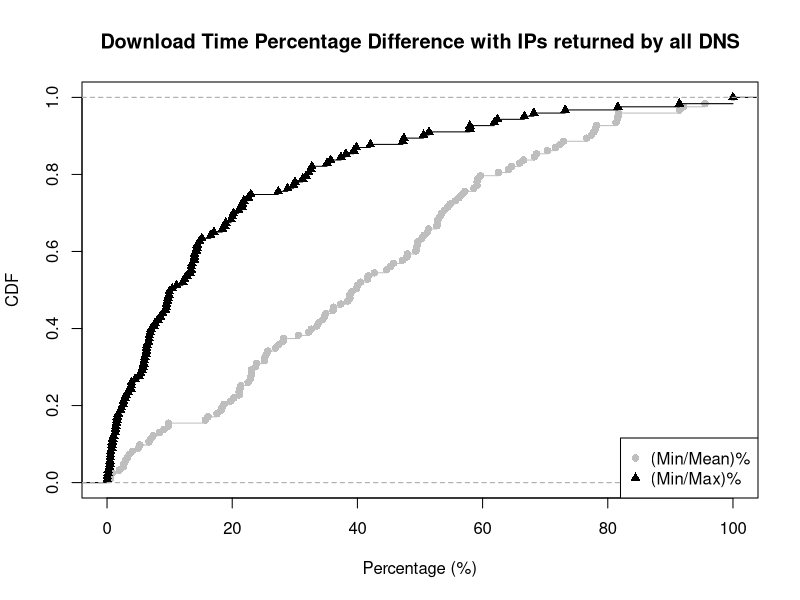

Recreate this plot in R.
mean_min <- c(53.440395, 45.754095, 36.111111, 2.694136, 3.258656, 34.954729, 47.197989, 81.533101, 68.614046, 76.636255, 58.619269, 59.270293, 22.538976, 18.678761, 4.038804, 55.657048, 45.303053, 39.151860, 23.057306, 18.364067, 21.231698, 81.325301, 3.556662, 40.000000, 64.138144, 2.600780, 77.786318, 38.474785, 23.047035, 40.510229, 22.998325, 20.224853, 23.741007, 41.721854, 34.767340, 44.676332, 72.390110, 22.897527, 64.667336, 5.022537, 52.893092, 33.540373, 25.183330, 38.795004, 28.098932, 56.713741, 95.530474, 100.000000, 51.357733, 52.802869, 27.429238, 28.183283, 57.168509, 70.364259, 53.914692, 65.943098, 34.467540, 36.172249, 59.110124, 8.376563, 59.113300, 1.950827, 62.536873, 71.654676, 19.755446, 42.704626, 49.639372, 6.699964, 53.201022, 56.241222, 38.795630, 9.785933, 7.373317, 0.457883, 30.560112, 21.110899, 54.442270, 15.700620, 50.302398, 50.655580, 66.552316, 2.912206, 72.915320, 32.205368, 54.838710, 39.841325, 32.621817, 49.404642, 21.360284, 17.570536, 100.000000, 5.234793, 0.552692, 9.100539, 78.048780, 33.789330, 9.832776, 51.184196, 25.690141, 26.904148, 52.691218, 81.708945, 37.364666, 59.675210, 77.385159, 25.213060, 49.697885, 18.184644, 91.457286, 68.282512, 47.964379, 78.183613, 25.429975, 41.635688, 92.126910, 47.904192, 81.655960, 16.130204, 0.818202, 49.340574, 7.001167, 21.105027, 23.869831)

max_min <- c(21.649485, 13.584906, 12.360179, 0.609756, 0.900901, 5.574516, 13.443396, 62.400000, 21.826809, 51.437700, 35.135135, 9.518773, 8.880309, 2.311436, 0.553506, 42.087912, 18.417266, 18.949672, 6.313282, 3.306276, 5.860006, 68.181818, 0.386548, 2.857143, 39.408867, 0.787402, 50.549451, 2.232729, 3.780864, 8.120008, 3.900004, 2.617801, 9.649123, 13.432836, 19.819820, 9.379968, 47.264574, 7.500000, 17.060367, 1.294118, 21.577089, 14.386189, 7.680768, 12.113796, 5.330372, 31.797235, 91.443388, 100.000000, 28.855721, 13.998943, 13.276836, 4.479578, 14.249748, 18.803419, 38.164251, 35.731415, 11.101940, 9.929078, 13.966480, 6.300006, 22.556391, 0.533144, 15.142857, 47.428571, 3.037587, 31.250000, 20.038536, 1.420001, 29.806688, 39.861377, 14.783227, 3.861004, 1.788040, 0.020296, 5.127399, 1.610601, 32.721713, 1.645207, 13.987474, 9.895052, 37.379576, 0.196657, 30.031949, 5.742821, 2.564103, 27.363184, 0.470000, 6.621227, 6.052632, 0.850001, 100.000000, 1.502048, 0.064967, 0.762829, 57.971014, 12.751678, 1.043841, 21.015762, 7.033998, 6.710311, 5.940594, 57.954545, 16.562500, 10.409556, 61.864407, 9.476662, 14.417178, 6.891068, 81.614350, 32.587065, 20.190020, 66.666667, 6.221821, 9.722222, 73.202614, 22.988506, 32.231405, 0.473146, 0.178571, 6.751055, 1.355108, 8.503811, 6.390449)

mean_min_val = ecdf(mean_min)
max_min_val = ecdf(max_min)

plot(mean_min_val, lty=1, col="grey", pch = 16, xlab="Percentage (%)", ylab="CDF", main="Download Time Percentage Difference with IPs returned by all DNS", xlim=c(0, 100))
lines(max_min_val, pch = 17)

legend("bottomright",  pch = c(16, 17), legend = c("(Min/Mean)%", "(Min/Max)%"), col=c("grey", "black"))
